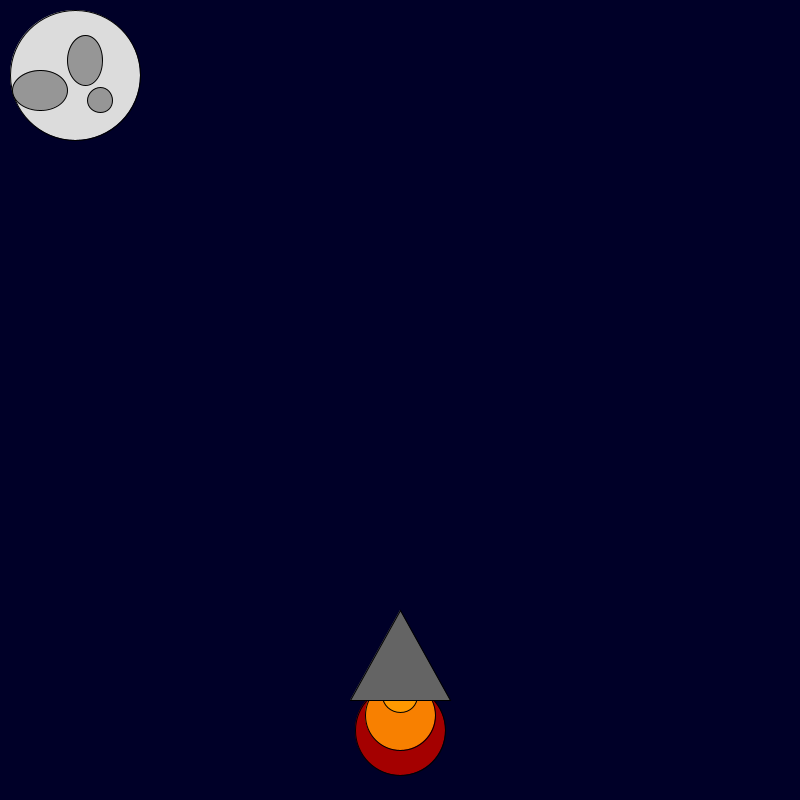
Frame 1 (no input)
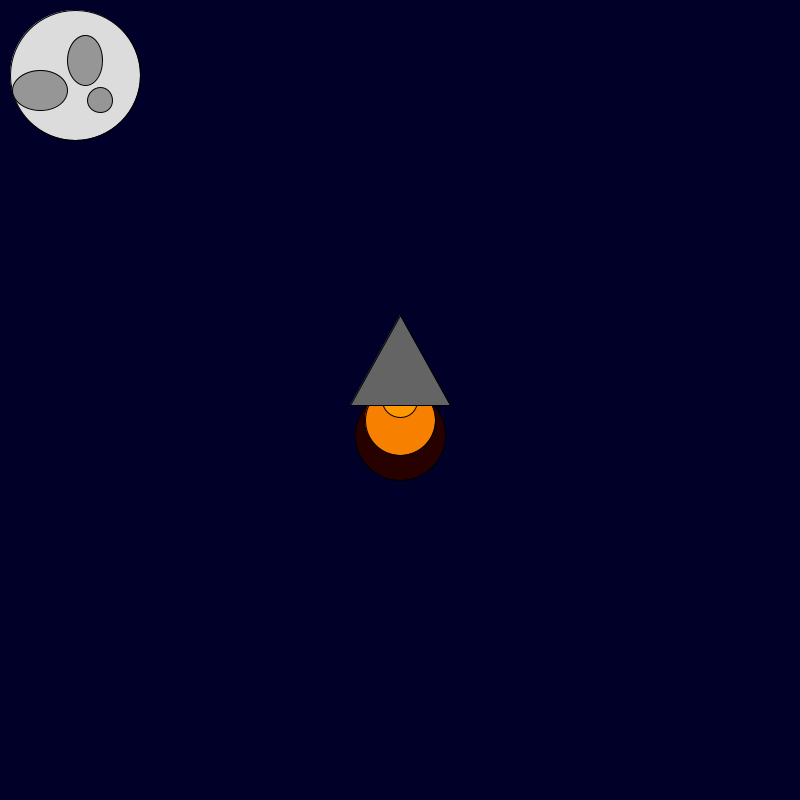
Frame 60 (the mouse pressed at the canvas centre just before this capture)
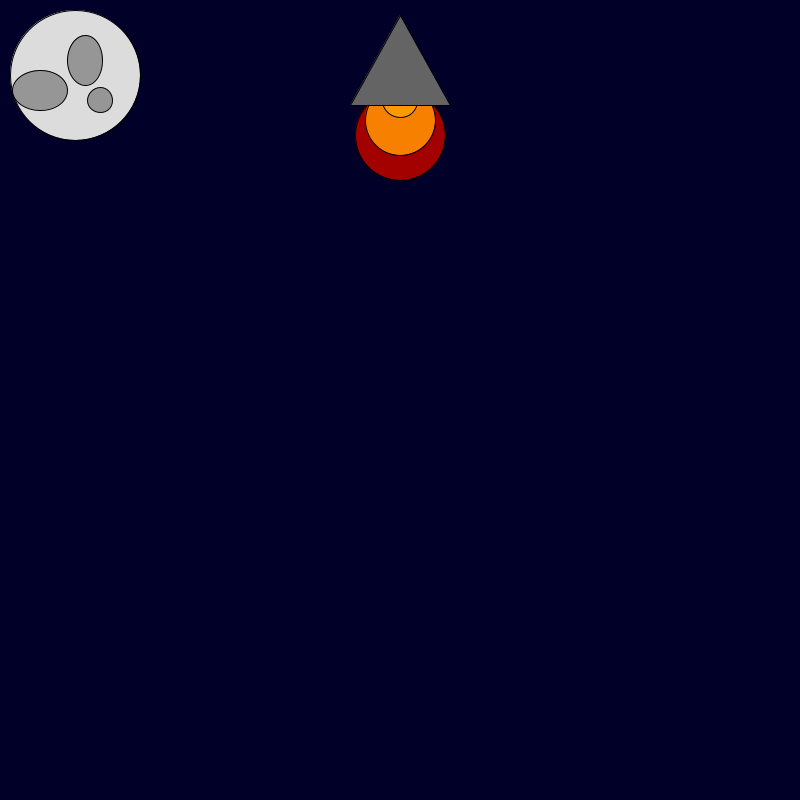
Frame 120 (the mouse held since frame 60 and released just before this capture)

The Processing sketch that drew these frames (run headless with seeded random() and noise(); from frame 60 on, the mouse is pressed at the canvas centre):

// Processing sketch: rocket_ship
// ── rocket_ship.pde
int x = 400; 
int y = 600; 

void setup() {
    size(800, 800);
    
}

void draw() {
    background(0, 0, 40); 
    fill(random(255), 0, 0);
    ellipse(x, y + 130, 90, 90);
    fill(248, 128, 0);
    ellipse(x, y + 115, 70, 70);
    fill(255, 153, 0);
    ellipse(x, y + 95, 35, 35);
    fill(100, 100, 100);
    triangle(x, y + 10, x + 50, y + 100, x - 50, y + 100);
    y = y - 5;
    fill(220, 220, 220);
    ellipse(75, 75, 130, 130);
    fill(150, 150, 150);
    ellipse(85, 60, 35, 50);
    ellipse(40, 90, 55, 40);
    ellipse(100, 100, 25, 25);
    //y =- 2;
}
